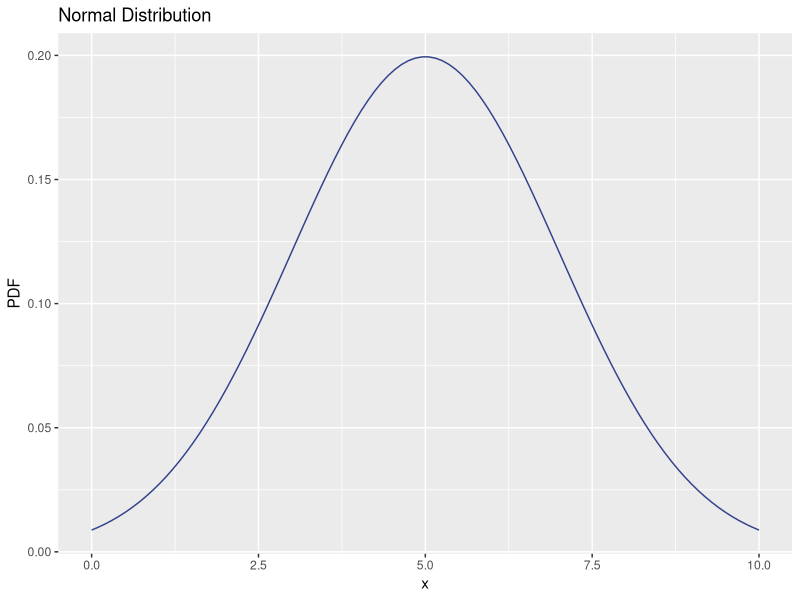
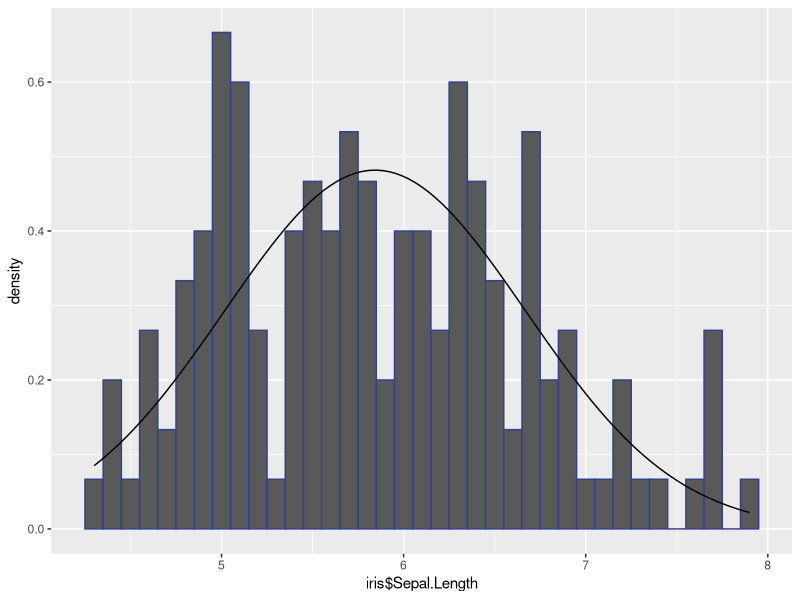
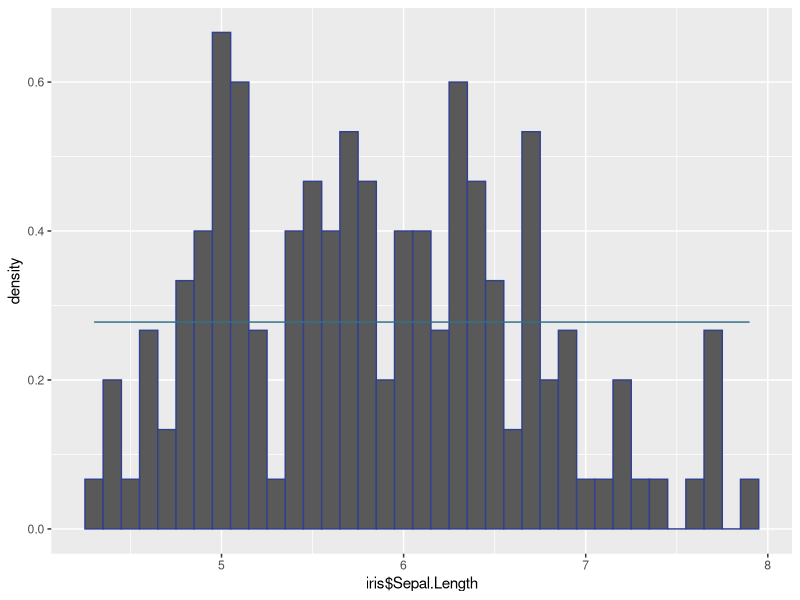

Write the R code that produced these figures, in order.
### Lesson of 27/03

library(ggplot2)
library(datasets)

s <- seq(0, 10, length.out = 100)
s

# Aggregated value: a value which describes the statistics of a set of data
normal_pdf <- dnorm(s, mean = 5, sd = 2)
normal_cdf <- pnorm(s, mean = 5, sd = 2)
normal_ccdf <- 1 - normal_cdf
ggplot(data.frame(x = s, y = normal_pdf), aes(x = s, y = y)) +
    geom_line(color = "#32418C") +
    labs(title = "Normal Distribution", x = "x", y = "PDF")

# CDF gives an important insight over the data set: it allows to know how many
# samples of the data (in percent) are below a certain value

# The CCDF is powerful as well: it allows to know in percent how many samples
# are above a certain value


# -----------


# ### Exercise 1: Normal Distribution and Iris Sepal Length
# 
# - **Objective**: Examine the distribution of Sepal Length in the iris dataset.
# - **Task**: Assuming Sepal Length follows a normal distribution, plot its PDF
# using the actual mean and standard deviation of Sepal Length in the iris
# dataset. Overlay the actual histogram of Sepal Length to compare the empirical
# distribution with the theoretical normal distribution. Discuss any deviations
# observed.

dts <- iris$Sepal.Length
sep_mean <- mean(dts)
sep_sd <- sd(dts)
norm_iris <- dnorm(dts, mean=sep_mean, sd=sep_sd)
norm_iris

dframe <- data.frame(x = iris$Sepal.Length, y = norm_iris)


# In order to have it scaled, pass to GGPLOT a dataframe, and define with aes()
# the only variable on the x axis
ggplot(dframe, aes(iris$Sepal.Length))  + 
    # On the histogram, the ..density.. notation will take the density of the
    # dataframe passed in input to ggplot
    geom_histogram(aes(y = ..density..), binwidth = 0.1, colour = "#32418C") + 
    # Then plot the curve, where the function is the normal density function
    stat_function(fun = dnorm, args = list(mean = mean(dframe$x), sd = sd(dframe$x)))

# ### Exercise 2: Uniform Distribution Assumption on Iris Petal Width
# 
# - **Objective**: Test a uniform distribution assumption for a variable.
# - **Task**: Suppose Iris Petal Width was uniformly distributed between its
# minimum and maximum values. Calculate these values and plot the uniform PDF
# over this range. Overlay a histogram of the actual Petal Width data. Does the
# uniform distribution seem like a good fit? Why or why not?

x <- iris$Sepal.Length
unif_sep <- dunif(x, min = min(x), max = max(x))
dframe2 <- data.frame(x = iris$Sepal.Length, y = norm_iris)

ggplot(dframe2, aes(iris$Sepal.Length))  + 
    # On the histogram, the ..density.. notation will take the density of the
    # dataframe passed in input to ggplot
    geom_histogram(aes(y = ..density..), binwidth = 0.1, colour = "#32418C") + 
    # Then plot the curve, where the function is the normal density function
    stat_function(fun = dunif, args = list(min = min(dframe$x), max = max(dframe$x)), color="#326f8C")

# No, it's not a good fit. The uniform distribution here doesn't tell us anything.

# ### Exercise 3: Exponential Distribution and Flower Characteristics
#   
# - **Objective**: Explore an exponential distribution fitting for time-related
# flower data.
# - **Task**: Imagine a scenario where the time between the flowering of one
# iris and the next follows an exponential distribution. Choose either the Sepal
# Length or Petal Length as a proxy for flowering time. Estimate the rate
# parameter (\(\lambda\)) as the inverse of the mean of your chosen variable.
# Plot the PDF and discuss the implications if flowering times indeed followed
# this distribution.


# Search ks.test(). What does it do?